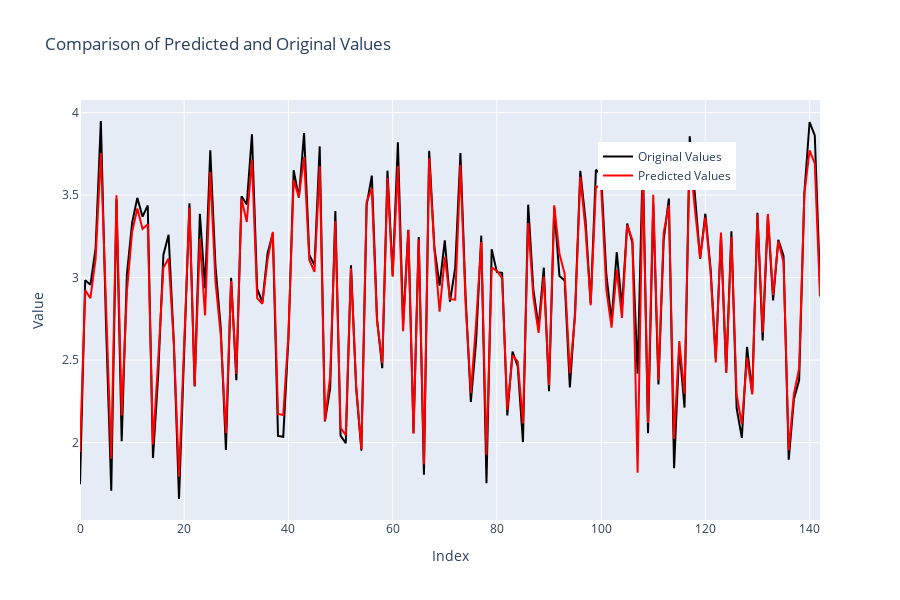

Notebook cell for this chart:
### Code cell
x_values = np.arange(len(y_test))

fig = go.Figure()

fig.add_trace(go.Scatter(x=x_values, y=y_test, mode='lines', name='Original Values', line=dict(color='black')))

fig.add_trace(go.Scatter(x=x_values, y=y12, mode='lines', name='Predicted Values', line=dict(color='red')))

fig.update_layout(
    title='Comparison of Predicted and Original Values',
    xaxis_title='Index',
    yaxis_title='Value',
    legend=dict(x=0.7, y=0.9),
    width=900,
    height=600
)
fig.show()

### Figure 1 — Plotly figure (JSON) as saved in the notebook; plotly's stock layout.template omitted (floating-point values rounded to 4 significant figures; data arrays with more than 128 entries replaced by an {"elided": "..."} marker saying what was removed)
{"data": [{"line": {"color": "black"}, "mode": "lines", "name": "Original Values", "type": "scatter", "x": {"elided": "143 int values"}, "y": {"elided": "143 float values"}}, {"line": {"color": "red"}, "mode": "lines", "name": "Predicted Values", "type": "scatter", "x": {"elided": "143 int values"}, "y": {"elided": "143 float values"}}], "layout": {"height": 600, "legend": {"x": 0.7, "y": 0.9}, "title": {"text": "Comparison of Predicted and Original Values"}, "width": 900, "xaxis": {"title": {"text": "Index"}}, "yaxis": {"title": {"text": "Value"}}}}
